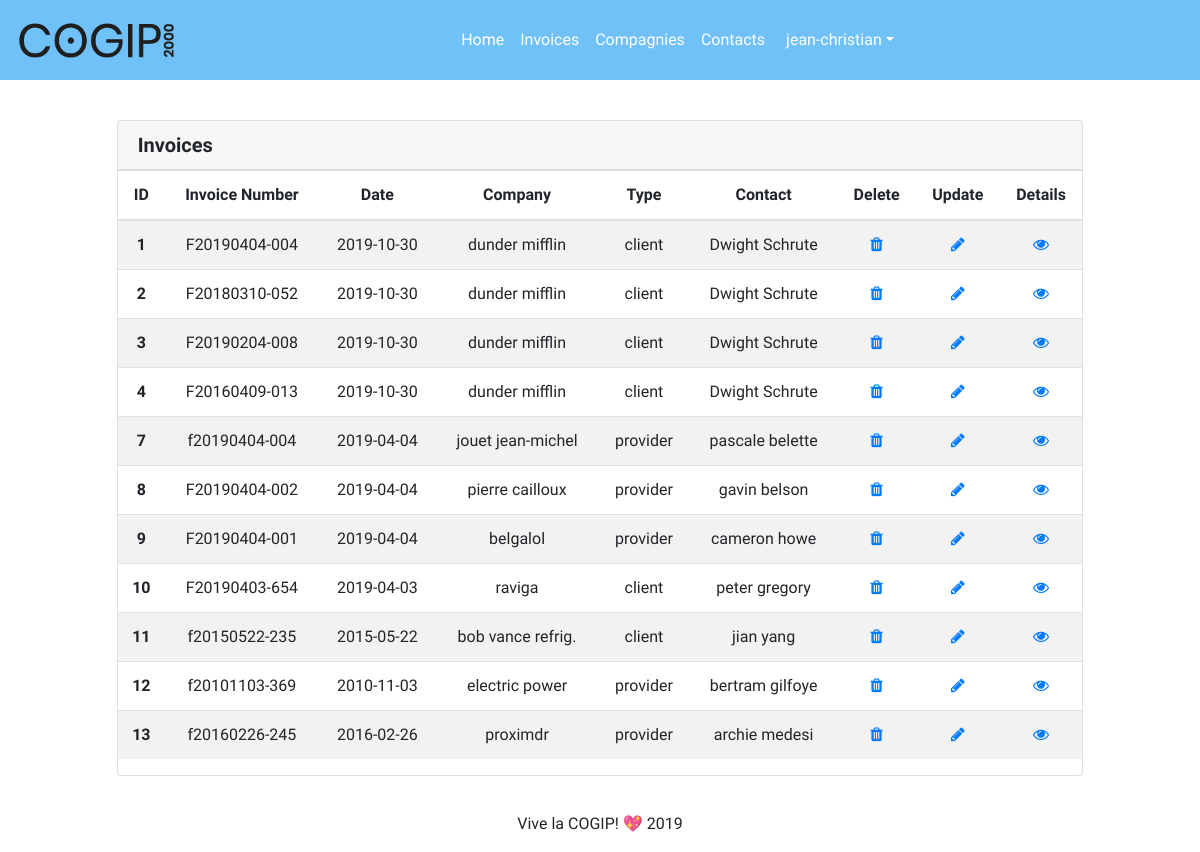
/?page=invoices (signed in), run on an earlier commit of the app's database.
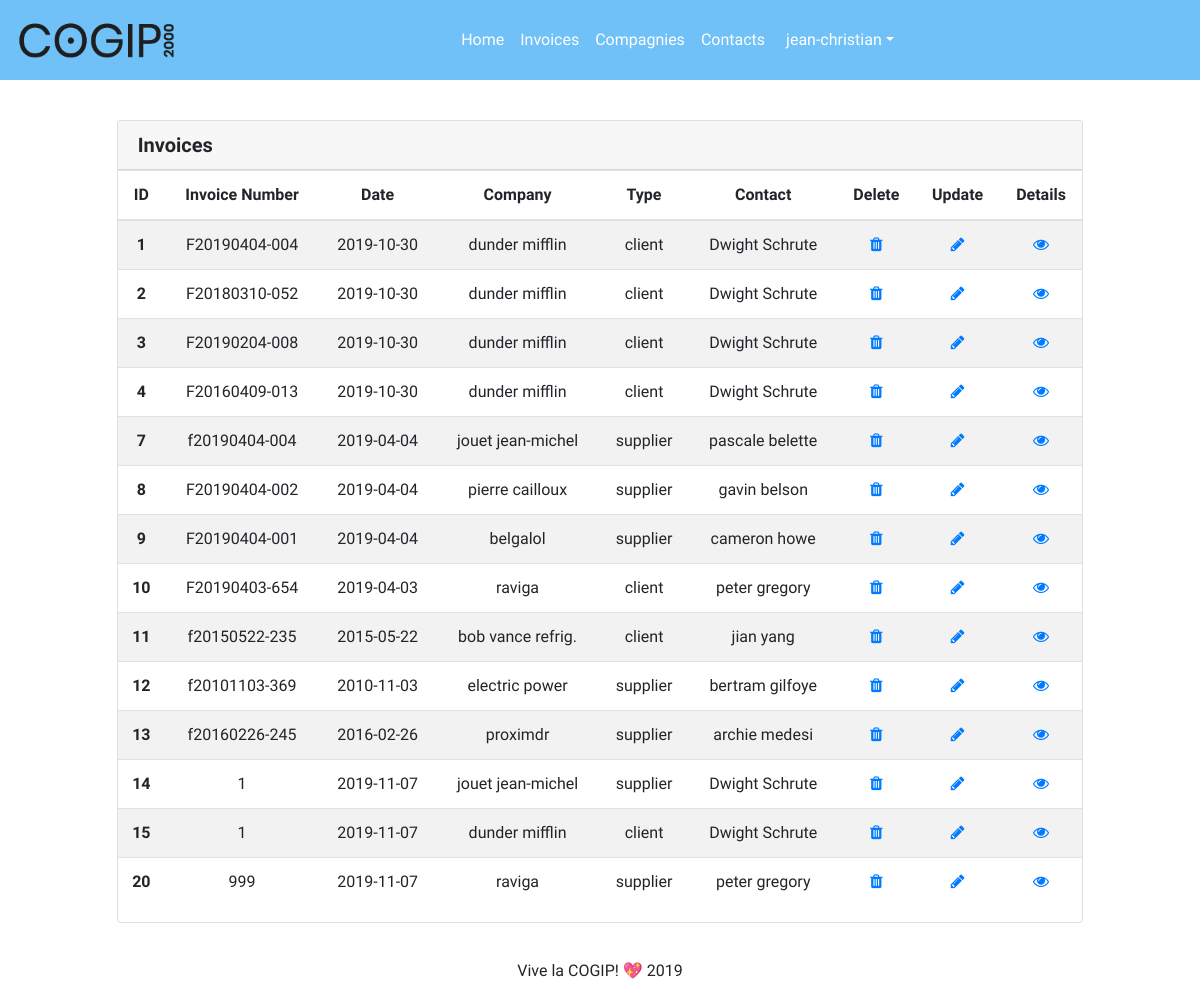
And on a later commit of the database.
### tables this page shows
CREATE TABLE `invoices` (
  `ID` int(11) NOT NULL,
  `number` varchar(255) NOT NULL,
  `date` timestamp NOT NULL DEFAULT current_timestamp(),
  `company` int(11) NOT NULL,
  `company_type` int(11) NOT NULL,
  `contact` int(11) NOT NULL
);

CREATE TABLE `company` (
  `ID` int(11) NOT NULL,
  `company_name` varchar(200) NOT NULL,
  `VAT` varchar(255) NOT NULL,
  `country` varchar(255) NOT NULL,
  `type_id` int(11) NOT NULL
);

CREATE TABLE `type` (
  `ID` int(11) NOT NULL,
  `company_type` varchar(100) NOT NULL
);

### index.php (called while the page is built, shortened)
<?php
require 'view/component/header-component.php';
require 'routing.php';
routing();
require 'view/component/footer-component.php';
?>

### controller/invoices-ctrl.php (called while the page is built, shortened)
<?php
$invoices_data = get_many_invoices();
require 'view/invoices-view.php';
?>

### model/GLOBfunction.php (called while the page is built, shortened)
<?php
function get_many_invoices($limit = null) {
   global $pdo;
   $sql = <<<SQL
   SELECT
      invoices.id AS invoice_id,
      invoices.number,
      invoices.date,
      invoices.company,
      company.company_name,
      invoices.company_type,
      type.company_type,
      invoices.contact,
      concat(contacts.first_name, ' ', contacts.last_name) AS contacts_full_name
   FROM invoices
   JOIN company
      ON invoices.company = company.id
   JOIN type
      ON invoices.company_type = type.id
   JOIN contacts
      ON invoices.contact = contacts.id
   ORDER BY invoices.id DESC
SQL;
   $stmt = $pdo->prepare($sql);
   $stmt->execute();
   $all_data = [];
   while ($data = $stmt->fetch()) {
      $all_data[] = $data;
   }
   return array_reverse($all_data);
}
?>

### view/invoices-view.php (the view)
<div id="lastInvoice" class="globalelement row justify-content-center">
    <div class="card text-center col-md-10">
        <h5 class="row card-header">
        <strong class="invoices">Invoices</strong>
        </h5>
        <div class="row justify-content-center">
            <table class="table table-striped table-responsive-sm">
                <thead>
                    <tr>
                        <th scope="col">ID</th>
                        <th scope="col">Invoice Number</th>
                        <th scope="col">Date</th>
                        <th scope="col">Company</th>
                        <th scope="col">Type</th>
                        <th scope="col">Contact</th>
                        <th scope="col">Delete</th>
                        <th scope="col">Update</th>
                        <th scope="col">Details</th>
                    </tr>
                </thead>
                <tbody>
                    <?php foreach($invoices_data as $invoice) :?>
                    <tr>
                        <th scope="row"><?=$invoice['invoice_id']?></th>
                        <td><?=$invoice['number']?></td>
                        <td><?=date('Y-m-d', strtotime($invoice['date']))?></td>
                        <td><?=$invoice['company_name']?></td>
                        <td><?=$invoice['company_type']?></td>
                        <td><?=$invoice['contacts_full_name']?></td>
                        <?php if ($_SESSION['rights'] === 'god') :?>
                        <td><a href="?page=invoices-delete&id=<?=$invoice['invoice_id']?>" class="fa fa-trash" aria-hidden="true"></a></td>
                        <td><a href="?page=invoices-edit&id=<?=$invoice['invoice_id']?>" class="fa fa-pencil" aria-hidden="true"></a></td>
                        <td><a href="?page=invoices-details&id=<?=$invoice['invoice_id']?>" class="fa fa-eye" aria-hidden="true"></a></td>
                        <?php endif ?>
                    </tr>
                    <?php endforeach ?>
                </tbody>
            </table>
        </div>
    </div>
</div>

### view/component/header-component.php (shortened to what this page needs)
<!DOCTYPE html>
<html lang="en">
<head>
    <link rel="stylesheet" href="https://stackpath.bootstrapcdn.com/bootstrap/4.3.1/css/bootstrap.min.css">
    <link href="https://stackpath.bootstrapcdn.com/font-awesome/4.7.0/css/font-awesome.min.css" rel="stylesheet">
    <link rel="stylesheet" href="assets/style/style.css">
</head>
<body>

### routing.php (shortened to what this page needs)
<?php
function routing () {
   if ($_GET['page'] !== 'logout') {
       require 'view/component/menu-component.php';
   }
   if (!empty($_GET['page'])) {
       $page = trim(addslashes($_GET['page']));
       $path = "controller/$page-ctrl.php";
   }
   else {
       require 'controller/home-ctrl.php';
       return;
   }
   if (is_file($path)) {
       require $path;
   }
   else {
       echo "Error 404: $page page not found";
       return;
   }
}

### view/component/menu-component.php (shortened to what this page needs)
<nav class="navbar navbar-expand-lg band">
  <img class="logo" src="assets/img/logo-black.png">
  <div class="collapse navbar-collapse justify-content-center" id="navbarNavAltMarkup">
    <div class="navbar-nav">
      <a class="nav-item nav-link" style="color:white" href="?page=home">Home<span class="sr-only"><?php $page ?></span></a>
      <a class="nav-item nav-link" style="color:white" href="?page=invoices">Invoices</a>
      <a class="nav-item nav-link" style="color:white" href="?page=compagnies">Compagnies</a>
      <a class="nav-item nav-link" style="color:white" href="?page=contacts">Contacts</a>
      <div class="btn-group dropdown">
      <button type="button" class="btn dropdown-toggle" data-toggle="dropdown" aria-haspopup="true" aria-expanded="false" style="color:white"><?=$_SESSION['username']?></button>
      </div>
    </div>
  </div>
</nav>

### view/component/footer-component.php (shortened to what this page needs)
  <footer class="page-footer font-small blue">
    <div class="footer-copyright text-center py-3">
    Vive la COGIP! 💖 <?php print date('Y');?>
    </div>
  </footer>
</body>

### assets/style/style.css (style rules this page uses)
body { height: 100%; background-color: white; font-family: 'ABeeZee', sans-serif; }
nav { margin-bottom: 5vh; }
.band { height: 10vh; background-color: rgb(112, 193, 247); color: black; }
.logo { width: 20vh; height: auto; }
.globalelement { margin: 20px; }

What changed in the data, as far as the page shows it:
changed through a linked row, invoices id 7: company_type.company_type "provider" → "supplier"
changed through a linked row, invoices "pierre cailloux": company_type.company_type "provider" → "supplier"
changed through a linked row, invoices "belgalol": company_type.company_type "provider" → "supplier"
changed through a linked row, invoices "electric power": company_type.company_type "provider" → "supplier"
changed through a linked row, invoices "proximdr": company_type.company_type "provider" → "supplier"
added invoices: ID "14", number "1", date "2019-11-07", company.company_name "jouet jean-michel", company_type.company_type "supplier", contacts_full_name "Dwight Schrute"
added invoices: ID "15", number "1", date "2019-11-07", company.company_name "dunder mifflin", company_type.company_type "client", contacts_full_name "Dwight Schrute"
added invoices: ID "20", number "999", date "2019-11-07", company.company_name "raviga", company_type.company_type "supplier", contacts_full_name "peter gregory"
